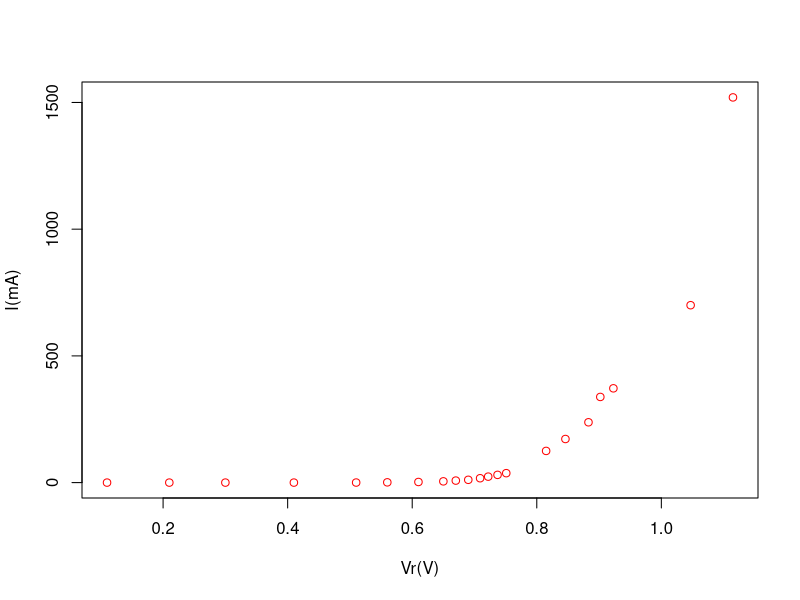
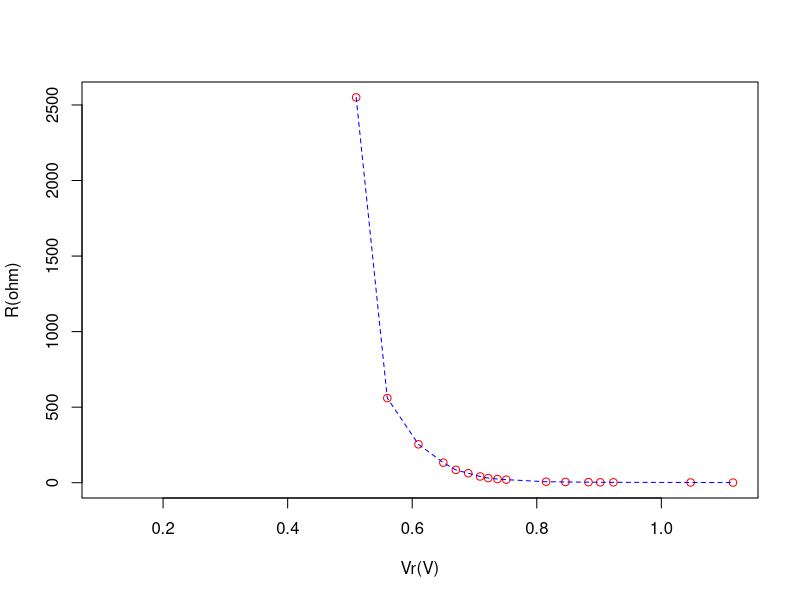
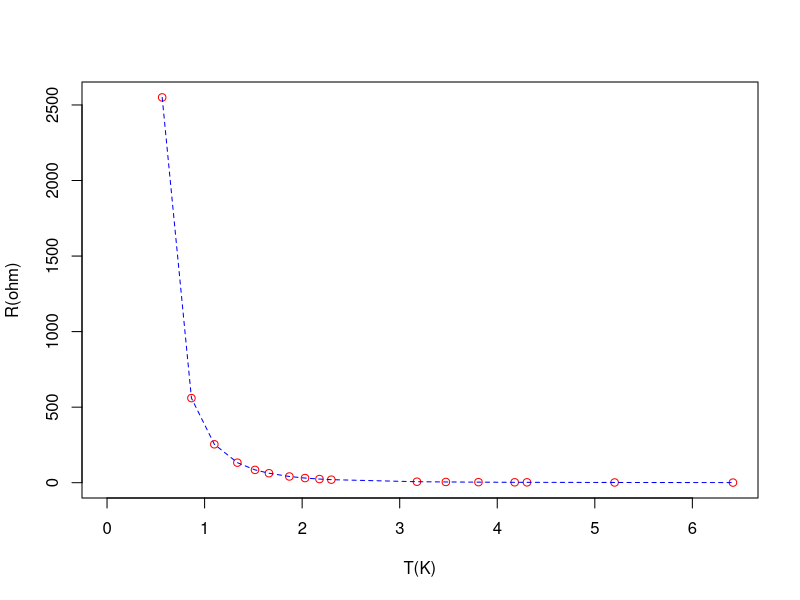

R code for these plots, in order:
#DIODO
#DEFINIR MEDIDAS
Vr<-c(0.11,	0.21,	0.30,	0.41,	0.51,	0.56,	0.61,	0.65,	0.67,	0.69,	0.709,	0.722,	0.737,	0.751,	0.815,	0.846,	0.883,	0.902,	0.923,	1.047,	1.115)
I<-c (0.00,	0.00,	0.00,	0.00,	0.20,	1.00,	2.40,	4.90,	7.90,	11.00,	17.2,	23.5,	30.5,	37.2,	125.00,	172.00,	238.00,	338.00,	372.00,	700.00,	1520.00)

#DEFINIR VALORES TEORICOS
P<-Vr*I
R<-(Vr/I)*1000
T<-(P^0.25)

#GERAR GRAFICO 1 CORRENTE VS DDP
png("exp5/Grafico%d1.png")
plot(I~Vr,ylab="I(mA)",xlab="Vr(V)",col="red",type="p")
dev.off()

#GERAR GRAFICO 2 RESISTENCIA VS DDP
png("exp5/Grafico%d2.png")
plot(R~Vr,ylab="R(ohm)",xlab="Vr(V)",col="red",type="p")
lines(R~Vr,lty = 2,col="blue")
dev.off()

#GERAR GRAFICO 1 RESISTENCIA VS TEMPERATURA
png("exp5/Grafico%d3.png")
plot(R~T,ylab="R(ohm)",xlab="T(K)",col="red",type="p")
lines(R~T,lty = 2,col="blue")
dev.off()
